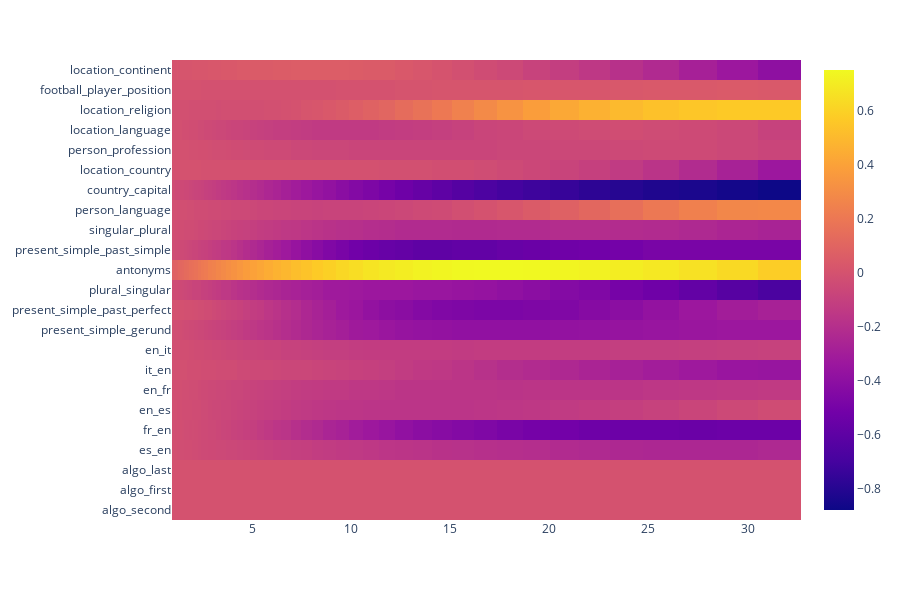

This figure's notebook cell:
### Code cell
feature = 11618

heatmap = np.zeros((len(task_names), 50))

for i, task_name in enumerate(task_names):
    losses, base_loss = positive_task_losses_testing[(task_name, feature)]
    # print(task_name, base_loss[0])
    if task_name.startswith("algo"):
        continue
    # if base_loss[1] < 0.4:
    #     continue
    # negative_task_losses_testing[(task_name, feature)]
    heatmap[i] =  float(base_loss[0]) - np.array([float(loss) for loss, _  in losses])
    heatmap[i] = heatmap[i] / float(base_loss[0])
    # heatmap[i] = heatmap[i] / float(base_loss[1])
# clipped = np.maximum(heatmap, 0)
# heatmap /= clipped.mean(axis=0)
# print(clipped.mean(0).shape)

px.imshow(heatmap, x=np.logspace(0, 1.5, 50), y=task_names, height=600)

### Figure 1 — Plotly figure (JSON) as saved in the notebook; plotly's stock layout.template omitted (floating-point values rounded to 4 significant figures; data arrays with more than 128 entries replaced by an {"elided": "..."} marker saying what was removed)
{"data": [{"coloraxis": "coloraxis", "hovertemplate": "x: %{x}<br>y: %{y}<br>color: %{z}<extra></extra>", "name": "0", "type": "heatmap", "x": [1, 1.073, 1.151, 1.235, 1.326, 1.423, 1.526, 1.638, 1.758, 1.886, 2.024, 2.171, 2.33, 2.5, 2.683, 2.879, 3.089, 3.314, 3.556, 3.816, 4.095, 4.394, 4.715, 5.059, 5.429, 5.825, 6.251, 6.707, 7.197, 7.722, 8.286, 8.892, 9.541, 10.24, 10.99, 11.79, 12.65, 13.57, 14.56, 15.63, 16.77, 17.99, 19.31, 20.72, 22.23, 23.85, 25.6, 27.46, 29.47, 31.62], "xaxis": "x", "y": ["location_continent", "football_player_position", "location_religion", "location_language", "person_profession", "location_country", "country_capital", "person_language", "singular_plural", "present_simple_past_simple", "antonyms", "plural_singular", "present_simple_past_perfect", "present_simple_gerund", "en_it", "it_en", "en_fr", "en_es", "fr_en", "es_en", "algo_last", "algo_first", "algo_second"], "yaxis": "y", "z": {"elided": "23x50 float values"}}], "layout": {"coloraxis": {"colorscale": [[0, "#0d0887"], [0.1111, "#46039f"], [0.2222, "#7201a8"], [0.3333, "#9c179e"], [0.4444, "#bd3786"], [0.5556, "#d8576b"], [0.6667, "#ed7953"], [0.7778, "#fb9f3a"], [0.8889, "#fdca26"], [1, "#f0f921"]]}, "height": 600, "margin": {"t": 60}, "xaxis": {"anchor": "y", "constrain": "domain", "domain": [0, 1], "scaleanchor": "y"}, "yaxis": {"anchor": "x", "autorange": "reversed", "constrain": "domain", "domain": [0, 1]}}}
